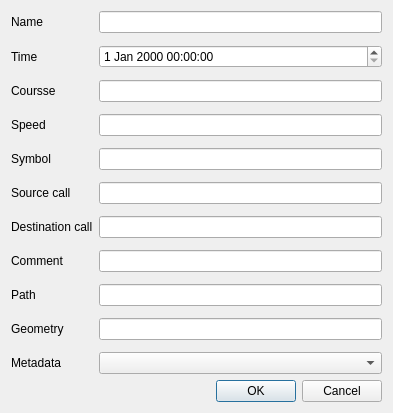
<?xml version="1.0" encoding="UTF-8"?>
<ui version="4.0">
 <class>addObj</class>
 <widget class="QDialog" name="addObj">
  <property name="geometry">
   <rect>
    <x>0</x>
    <y>0</y>
    <width>393</width>
    <height>400</height>
   </rect>
  </property>
  <property name="windowTitle">
   <string>Dialog</string>
  </property>
  <layout class="QVBoxLayout" name="verticalLayout">
   <item>
    <layout class="QFormLayout" name="formLayout">
     <property name="verticalSpacing">
      <number>12</number>
     </property>
     <item row="0" column="0">
      <widget class="QLabel" name="nameLabel">
       <property name="text">
        <string>Name</string>
       </property>
      </widget>
     </item>
     <item row="0" column="1">
      <widget class="QLineEdit" name="lineEdit"/>
     </item>
     <item row="1" column="0">
      <widget class="QLabel" name="timeLabel">
       <property name="text">
        <string>Time</string>
       </property>
      </widget>
     </item>
     <item row="1" column="1">
      <widget class="QDateTimeEdit" name="dateTimeEdit"/>
     </item>
     <item row="2" column="0">
      <widget class="QLabel" name="coursseLabel">
       <property name="text">
        <string>Coursse</string>
       </property>
      </widget>
     </item>
     <item row="2" column="1">
      <widget class="QLineEdit" name="lineEdit_3"/>
     </item>
     <item row="3" column="0">
      <widget class="QLabel" name="speedLabel">
       <property name="text">
        <string>Speed</string>
       </property>
      </widget>
     </item>
     <item row="3" column="1">
      <widget class="QLineEdit" name="lineEdit_4"/>
     </item>
     <item row="4" column="0">
      <widget class="QLabel" name="symbolLabel">
       <property name="text">
        <string>Symbol</string>
       </property>
      </widget>
     </item>
     <item row="4" column="1">
      <widget class="QLineEdit" name="lineEdit_5"/>
     </item>
     <item row="5" column="0">
      <widget class="QLabel" name="srccallLabel">
       <property name="text">
        <string>Source call</string>
       </property>
      </widget>
     </item>
     <item row="5" column="1">
      <widget class="QLineEdit" name="lineEdit_6"/>
     </item>
     <item row="6" column="0">
      <widget class="QLabel" name="dstcallLabel">
       <property name="text">
        <string>Destination call</string>
       </property>
      </widget>
     </item>
     <item row="6" column="1">
      <widget class="QLineEdit" name="lineEdit_7"/>
     </item>
     <item row="7" column="0">
      <widget class="QLabel" name="commentLabel">
       <property name="text">
        <string>Comment</string>
       </property>
      </widget>
     </item>
     <item row="7" column="1">
      <widget class="QLineEdit" name="lineEdit_8"/>
     </item>
     <item row="8" column="0">
      <widget class="QLabel" name="pathLabel">
       <property name="text">
        <string>Path</string>
       </property>
      </widget>
     </item>
     <item row="8" column="1">
      <widget class="QLineEdit" name="lineEdit_9"/>
     </item>
     <item row="9" column="0">
      <widget class="QLabel" name="geometryLabel">
       <property name="text">
        <string>Geometry</string>
       </property>
      </widget>
     </item>
     <item row="9" column="1">
      <widget class="QLineEdit" name="lineEdit_10"/>
     </item>
     <item row="10" column="0">
      <widget class="QLabel" name="metadataLabel">
       <property name="text">
        <string>Metadata</string>
       </property>
      </widget>
     </item>
     <item row="10" column="1">
      <widget class="QComboBox" name="comboBox"/>
     </item>
    </layout>
   </item>
   <item>
    <widget class="QDialogButtonBox" name="buttonBox">
     <property name="orientation">
      <enum>Qt::Horizontal</enum>
     </property>
     <property name="standardButtons">
      <set>QDialogButtonBox::Cancel|QDialogButtonBox::Ok</set>
     </property>
    </widget>
   </item>
  </layout>
 </widget>
 <resources/>
 <connections>
  <connection>
   <sender>buttonBox</sender>
   <signal>accepted()</signal>
   <receiver>addObj</receiver>
   <slot>accept()</slot>
   <hints>
    <hint type="sourcelabel">
     <x>248</x>
     <y>254</y>
    </hint>
    <hint type="destinationlabel">
     <x>157</x>
     <y>274</y>
    </hint>
   </hints>
  </connection>
  <connection>
   <sender>buttonBox</sender>
   <signal>rejected()</signal>
   <receiver>addObj</receiver>
   <slot>reject()</slot>
   <hints>
    <hint type="sourcelabel">
     <x>316</x>
     <y>260</y>
    </hint>
    <hint type="destinationlabel">
     <x>286</x>
     <y>274</y>
    </hint>
   </hints>
  </connection>
 </connections>
</ui>
